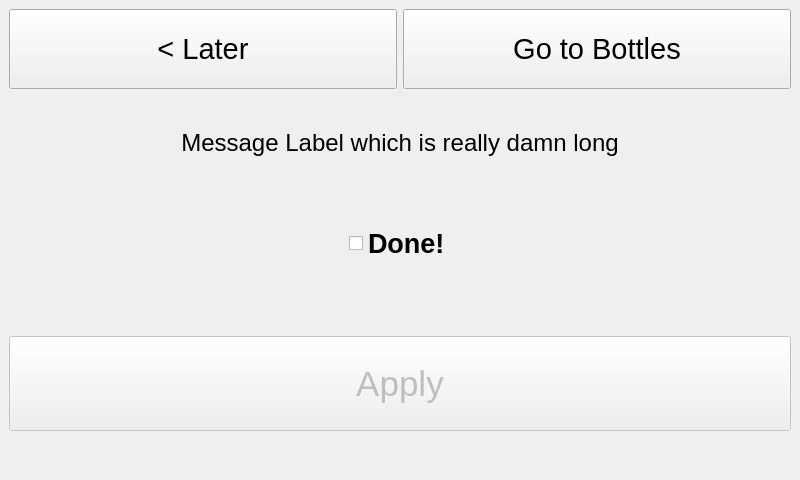
<?xml version="1.0" encoding="UTF-8"?>
<ui version="4.0">
 <class>RefillPrompt</class>
 <widget class="QMainWindow" name="RefillPrompt">
  <property name="windowModality">
   <enum>Qt::ApplicationModal</enum>
  </property>
  <property name="geometry">
   <rect>
    <x>0</x>
    <y>0</y>
    <width>800</width>
    <height>480</height>
   </rect>
  </property>
  <property name="minimumSize">
   <size>
    <width>800</width>
    <height>480</height>
   </size>
  </property>
  <property name="maximumSize">
   <size>
    <width>800</width>
    <height>480</height>
   </size>
  </property>
  <property name="windowTitle">
   <string>Not enough Ingredient</string>
  </property>
  <widget class="QWidget" name="centralwidget">
   <layout class="QVBoxLayout" name="verticalLayout_2">
    <item>
     <layout class="QHBoxLayout" name="horizontalLayout">
      <item>
       <widget class="QPushButton" name="button_later">
        <property name="minimumSize">
         <size>
          <width>0</width>
          <height>50</height>
         </size>
        </property>
        <property name="maximumSize">
         <size>
          <width>16777215</width>
          <height>80</height>
         </size>
        </property>
        <property name="font">
         <font>
          <pointsize>22</pointsize>
         </font>
        </property>
        <property name="text">
         <string>&lt; Later</string>
        </property>
        <property name="cssClass" stdset="0">
         <string/>
        </property>
       </widget>
      </item>
      <item>
       <widget class="QPushButton" name="button_to_bottles">
        <property name="minimumSize">
         <size>
          <width>0</width>
          <height>50</height>
         </size>
        </property>
        <property name="maximumSize">
         <size>
          <width>16777215</width>
          <height>80</height>
         </size>
        </property>
        <property name="font">
         <font>
          <pointsize>22</pointsize>
         </font>
        </property>
        <property name="text">
         <string>Go to Bottles</string>
        </property>
        <property name="cssClass" stdset="0">
         <string>btn-inverted</string>
        </property>
       </widget>
      </item>
     </layout>
    </item>
    <item>
     <widget class="QLabel" name="label_message">
      <property name="minimumSize">
       <size>
        <width>300</width>
        <height>0</height>
       </size>
      </property>
      <property name="font">
       <font>
        <pointsize>18</pointsize>
       </font>
      </property>
      <property name="text">
       <string>Message Label which is really damn long</string>
      </property>
      <property name="alignment">
       <set>Qt::AlignCenter</set>
      </property>
      <property name="wordWrap">
       <bool>true</bool>
      </property>
     </widget>
    </item>
    <item>
     <layout class="QHBoxLayout" name="horizontalLayout_2">
      <item>
       <spacer name="horizontalSpacer">
        <property name="orientation">
         <enum>Qt::Horizontal</enum>
        </property>
        <property name="sizeHint" stdset="0">
         <size>
          <width>40</width>
          <height>20</height>
         </size>
        </property>
       </spacer>
      </item>
      <item>
       <widget class="QCheckBox" name="checkbox_done">
        <property name="enabled">
         <bool>true</bool>
        </property>
        <property name="minimumSize">
         <size>
          <width>0</width>
          <height>50</height>
         </size>
        </property>
        <property name="maximumSize">
         <size>
          <width>300</width>
          <height>300</height>
         </size>
        </property>
        <property name="font">
         <font>
          <pointsize>20</pointsize>
          <weight>75</weight>
          <bold>true</bold>
          <strikeout>false</strikeout>
         </font>
        </property>
        <property name="layoutDirection">
         <enum>Qt::LeftToRight</enum>
        </property>
        <property name="text">
         <string>Done!</string>
        </property>
        <property name="iconSize">
         <size>
          <width>50</width>
          <height>50</height>
         </size>
        </property>
        <property name="tristate">
         <bool>false</bool>
        </property>
        <property name="cssClass" stdset="0">
         <string>bold big-checkbox</string>
        </property>
       </widget>
      </item>
      <item>
       <spacer name="horizontalSpacer_2">
        <property name="orientation">
         <enum>Qt::Horizontal</enum>
        </property>
        <property name="sizeHint" stdset="0">
         <size>
          <width>40</width>
          <height>20</height>
         </size>
        </property>
       </spacer>
      </item>
     </layout>
    </item>
    <item>
     <spacer name="verticalSpacer">
      <property name="orientation">
       <enum>Qt::Vertical</enum>
      </property>
      <property name="sizeType">
       <enum>QSizePolicy::Maximum</enum>
      </property>
      <property name="sizeHint" stdset="0">
       <size>
        <width>20</width>
        <height>40</height>
       </size>
      </property>
     </spacer>
    </item>
    <item>
     <widget class="QPushButton" name="button_apply">
      <property name="enabled">
       <bool>false</bool>
      </property>
      <property name="minimumSize">
       <size>
        <width>0</width>
        <height>50</height>
       </size>
      </property>
      <property name="maximumSize">
       <size>
        <width>16777215</width>
        <height>100</height>
       </size>
      </property>
      <property name="font">
       <font>
        <pointsize>26</pointsize>
       </font>
      </property>
      <property name="text">
       <string>Apply</string>
      </property>
      <property name="cssClass" stdset="0">
       <string>btn-inverted</string>
      </property>
     </widget>
    </item>
    <item>
     <spacer name="verticalSpacer_2">
      <property name="orientation">
       <enum>Qt::Vertical</enum>
      </property>
      <property name="sizeType">
       <enum>QSizePolicy::Maximum</enum>
      </property>
      <property name="sizeHint" stdset="0">
       <size>
        <width>20</width>
        <height>40</height>
       </size>
      </property>
     </spacer>
    </item>
   </layout>
  </widget>
 </widget>
 <resources/>
 <connections/>
</ui>
